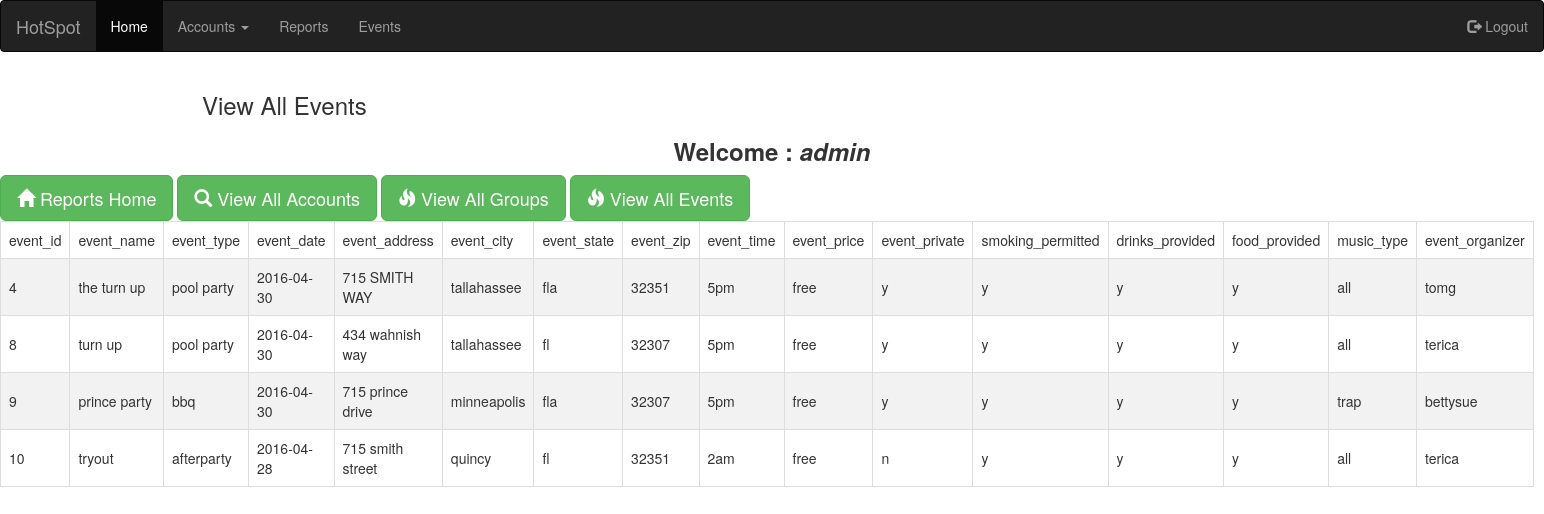
Screenshot of /viewevents.php (signed in) with the database file from the repository.
### tables this page shows
CREATE TABLE IF NOT EXISTS `users` (
  `user_name` varchar(30) NOT NULL DEFAULT '',
  `first_name` varchar(30) DEFAULT NULL,
  `last_name` varchar(30) DEFAULT NULL,
  `dob` varchar(12) DEFAULT NULL,
  `password` varchar(30) DEFAULT NULL,
  `user_type` varchar(30) DEFAULT NULL,
  `user_email` varchar(40) DEFAULT NULL
);

CREATE TABLE IF NOT EXISTS `events` (
`event_id` int(7) NOT NULL,
  `event_name` varchar(30) NOT NULL,
  `event_type` varchar(30) NOT NULL,
  `event_date` varchar(12) DEFAULT NULL,
  `event_address` varchar(30) DEFAULT NULL,
  `event_city` varchar(30) DEFAULT NULL,
  `event_state` varchar(30) DEFAULT NULL,
  `event_zip` varchar(12) DEFAULT NULL,
  `event_time` varchar(7) DEFAULT NULL,
  `event_price` varchar(7) DEFAULT NULL,
  `event_private` char(1) DEFAULT NULL,
  `smoking_permitted` char(1) DEFAULT NULL,
  `drinks_provided` char(1) DEFAULT NULL,
  `food_provided` char(1) DEFAULT NULL,
  `music_type` varchar(25) NOT NULL,
  `event_organizer` varchar(30) DEFAULT NULL
);

### session.php (called while the page is built, shortened)
<?php
$connection = mysql_connect("localhost", "root", "");
$user_check=$_SESSION['login_user'];
$ses_sql=mysql_query("select * from users where user_name='$user_check'", $connection);
$row = mysql_fetch_assoc($ses_sql);
$login_session =$row['user_name'];
?>

### viewevents.php (the view, shortened to what this page needs)
<?php
include('session.php');
?>
<!DOCTYPE html>
<html lang="en">
<head>
  <link rel="stylesheet" href="http://maxcdn.bootstrapcdn.com/bootstrap/3.3.6/css/bootstrap.min.css">
</head>
<body>
<nav class="navbar navbar-inverse">
  <div class="container-fluid">
    <div class="navbar-header">
      <a class="navbar-brand" href="#">HotSpot</a>
    </div>
    <ul class="nav navbar-nav">
      <li class="active"><a href="HotspotAdminHome.php">Home</a></li>
      <li class="dropdown"><a class="dropdown-toggle" data-toggle="dropdown" href="#">Accounts <span class="caret"></span></a>
      </li>
      <li><a href="reports.php">Reports</a></li>
      <li><a href="#">Events</a></li>
    </ul>
    <ul class="nav navbar-nav navbar-right">
      <li><a href="logout.php"><span class="glyphicon glyphicon-log-out"></span> Logout</a></li>
    </ul>
  </div>
</nav>
<div class="container">
  <h3>View All Events</h3>
  <h3><center><b id="welcome">Welcome : <i><?php echo $login_session; ?></i></b>
</div>
<a href="reports.php" class="btn btn-success btn-lg">
          <span class="glyphicon glyphicon-home"></span> Reports Home
        </a>
<a href="viewusers.php" class="btn btn-success btn-lg">
          <span class="glyphicon glyphicon-search"></span> View All Accounts
        </a>
<a href="viewgroups.php" class="btn btn-success btn-lg">
          <span class="glyphicon glyphicon-fire"></span> View All Groups
        </a>
		<a href="viewevents.php" class="btn btn-success btn-lg">
          <span class="glyphicon glyphicon-fire"></span> View All Events
        </a>
<?php
$table = 'events';
$result = mysql_query("SELECT * FROM {$table}");
$fields_num = mysql_num_fields($result);
echo "<table border='1'><tr>";
for($i=0; $i<$fields_num; $i++)
{
    $field = mysql_fetch_field($result);
    echo "<td>{$field->name}</td>";
}
echo "</tr>\n";
while($row = mysql_fetch_row($result))
{
    echo "<tr>";
    foreach($row as $cell)
        echo "<td>$cell</td>";
    echo "</tr>\n";
}
?>
</body></html>

### viewevents.php (style rules this page uses)
table, td, th { border: 1px solid #ddd; text-align: left; padding: 8px; }
table { border-collapse: collapse; width: 50%; }
tr:nth-child(even) { background-color: #f2f2f2 }

### rows the page displays
users: user_name "admin"
events: event_id "4", event_name "the turn up", event_type "pool party", event_date "2016-04-30", event_address "715 SMITH WAY", event_city "tallahassee", event_state "fla", event_zip "32351", event_time "5pm", event_price "free", cell "y", music_type "all", event_organizer "tomg"
events: event_id "8", event_name "turn up", event_type "pool party", event_date "2016-04-30", event_address "434 wahnish way", event_city "tallahassee", event_state "fl", event_zip "32307", event_time "5pm", event_price "free", cell "y", music_type "all", event_organizer "terica"
events: event_id "9", event_name "prince party", event_type "bbq", event_date "2016-04-30", event_address "715 prince drive", event_city "minneapolis", event_state "fla", event_zip "32307", event_time "5pm", event_price "free", cell "y", music_type "trap", event_organizer "bettysue"
events: event_id "10", event_name "tryout", event_type "afterparty", event_date "2016-04-28", event_address "715 smith street", event_city "quincy", event_state "fl", event_zip "32351", event_time "2am", event_price "free", event_private "n", cell "y", music_type "all", event_organizer "terica"

### other values shown
$field->name "event_id"
$field->name "event_name"
$field->name "event_type"
$field->name "event_date"
$field->name "event_address"
$field->name "event_city"
$field->name "event_state"
$field->name "event_zip"
$field->name "event_time"
$field->name "event_price"
$field->name "event_private"
$field->name "smoking_permitted"
$field->name "drinks_provided"
$field->name "food_provided"
$field->name "music_type"
